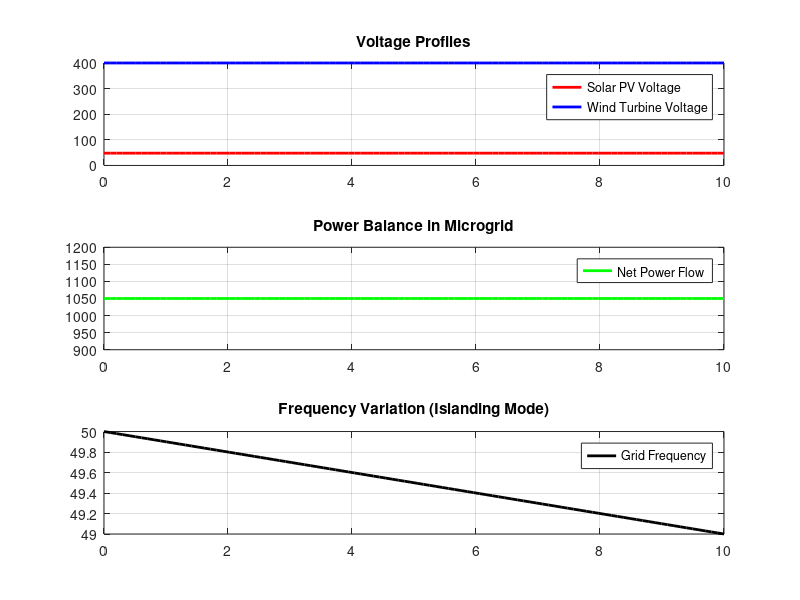

Here is the MATLAB script that generated this plot:
% Grid-Connected Microgrid Simulation in MATLAB Simulink
clc; clear; close all;

% Simulation Time
T_sim = 10; % 10 seconds

t = linspace(0, T_sim, 100); % Time vector for plotting

%% Solar PV Model
P_solar = 500; % 500W PV generation
V_solar = 48;  % 48V DC output

%% Wind Turbine Model
P_wind = 1000; % 1kW Wind Power
V_wind = 400;  % 400V AC output

%% Battery Storage System
P_battery = 750; % 750W Capacity
V_battery = 48;  % 48V DC
SOC_initial = 0.8; % 80% Initial SOC

%% Grid Parameters
V_grid = 400; % 400V AC
f_grid = 50;  % 50Hz Frequency

%% Load Demand
P_load = 1200; % 1.2kW Load

%% Islanding Detection
threshold_freq = 49; % Islanding frequency threshold

%% Synchronization Check
if (P_solar + P_wind + P_battery) >= P_load
    disp('Microgrid is stable and connected to the grid');
else
    disp('Islanding mode detected, switching to battery backup');
end

%% Plot Results
figure;
subplot(3,1,1);
plot(t, V_solar * ones(size(t)), 'r', 'LineWidth', 2);
hold on;
plot(t, V_wind * ones(size(t)), 'b', 'LineWidth', 2);
title('Voltage Profiles'); legend('Solar PV Voltage', 'Wind Turbine Voltage'); grid on;

P_total = P_solar + P_wind + P_battery - P_load;

subplot(3,1,2);
plot(t, P_total * ones(size(t)), 'g', 'LineWidth', 2);
title('Power Balance in Microgrid');
legend('Net Power Flow'); grid on;

freq_variation = linspace(f_grid, threshold_freq, length(t));
subplot(3,1,3);
plot(t, freq_variation, 'k', 'LineWidth', 2);
title('Frequency Variation (Islanding Mode)');
legend('Grid Frequency'); grid on;
